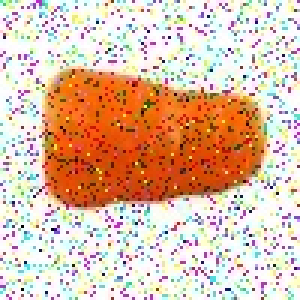
#> input picture food-freshness-backend/data_subset/train/fresh/FreshCarrot_Carrot test_21_GaussianNoise.jpg, 100 x 100 px (shown 3 times larger)
$ python -i cv_engine.py   (imports and definitions only)
#> lines starting #> are read from the running program, lines starting #| are printed output that depends on the picture
import numpy as np
from PIL import Image
import cv2
from datetime import datetime, date

# Optimal storage temperature defaults (°C) per category
OPTIMAL_TEMP_MAP = {
    "Fruits": 4.0,
    "Vegetables": 4.0,
    "Dairy Products": 3.0,
    "Meat & Poultry": 1.0,
    "Seafood": 0.5,
    "Bakery Products": 20.0,
    "Packaged Foods": 22.0,
    "Beverages": 5.0,
}

# Base max shelf life (days) when fresh
BASE_SHELFLIFE_DAYS = {
    "Fruits": 10.0,
    "Vegetables": 7.0,
    "Dairy Products": 14.0,
    "Meat & Poultry": 5.0,
    "Seafood": 3.0,
    "Bakery Products": 5.0,
    "Packaged Foods": 60.0,
    "Beverages": 30.0,
}


# [22 lines left out: function analyze_color_degradation, not called in this run]


def analyze_mold_and_bruising(pil_img: Image.Image):
    """Analyze surface texture anomalies, dark spots, and potential mold growth using OpenCV thresholding."""
    img_np = np.array(pil_img)
    if img_np.shape[2] == 4:
        img_np = cv2.cvtColor(img_np, cv2.COLOR_RGBA2RGB)

    gray = cv2.cvtColor(img_np, cv2.COLOR_RGB2GRAY)
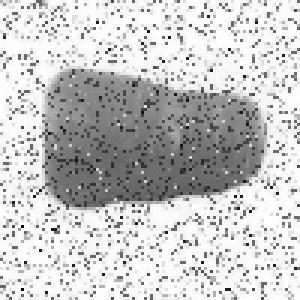
#> gray: shape (100, 100) (shown 3 times larger); min 2, max 255, mean 198.2
    blurred = cv2.GaussianBlur(gray, (5, 5), 0)
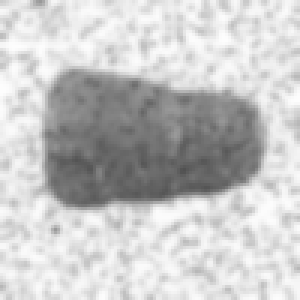
#> blurred: shape (100, 100) (shown 3 times larger); min 81, max 253, mean 198.2

    # Detect dark anomaly spots (bruising / mold patches)
    _, dark_spots = cv2.threshold(blurred, 65, 255, cv2.THRESH_BINARY_INV)
#> dark_spots: shape (100, 100); every value is 0

    # Detect mold spots (greenish/white fungal growth in HSV)
    hsv = cv2.cvtColor(img_np, cv2.COLOR_RGB2HSV)
#> hsv: shape (100, 100, 3); mean H, S, V 65.7, 85.9, 230.7
    lower_mold = np.array([35, 30, 120])
    upper_mold = np.array([85, 255, 255])
    mold_mask = cv2.inRange(hsv, lower_mold, upper_mold)
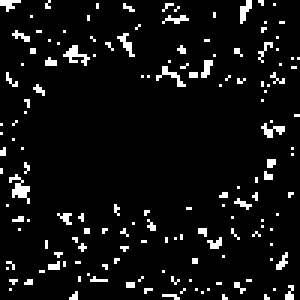
#> mold_mask: shape (100, 100) (shown 3 times larger); 6.4% white in thin lines or dots

    total_pixels = gray.size
#> total_pixels = 10000
    spot_pixels = cv2.countNonZero(dark_spots)
#> spot_pixels = 0
    mold_pixels = cv2.countNonZero(mold_mask)
#> mold_pixels = 638

    bruising_pct = round((spot_pixels / total_pixels) * 100, 2)
#> bruising_pct = 0
    mold_pct = round((mold_pixels / total_pixels) * 100, 2)
#> mold_pct = 6.38

    bruising_score = round(max(0.0, min(100.0, 100.0 - (bruising_pct * 1.8))), 2)
#> bruising_score = 100
    mold_score = round(max(0.0, min(100.0, 100.0 - (mold_pct * 3.0))), 2)
#> mold_score = 80.86

    return mold_score, bruising_score, mold_pct, bruising_pct


# [109 lines left out: function calculate_section_47_weighted_score, not called in this run]

>>> import cv2
>>> picture = cv2.cvtColor(cv2.imread('data_subset/train/fresh/FreshCarrot_Carrot test_21_GaussianNoise.jpg'), cv2.COLOR_BGR2RGB)
>>> result = analyze_mold_and_bruising(picture)
#> result = (80.86, 100, 6.38, 0)
